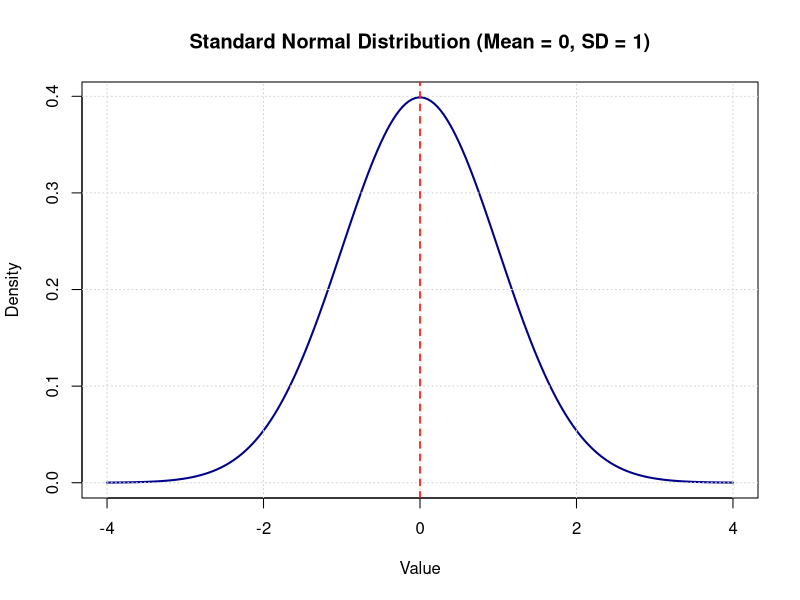

The R source for this figure:
## ---- chunk 1
knitr::opts_chunk$set(echo = TRUE, warning=FALSE, message=FALSE)
## ---- chunk 2
# Examples of built-in functions
sum(c(1, 2, 3, 4, 5))      # Returns 15
mean(c(10, 20, 30, 40))     # Returns 25
sqrt(16)                    # Returns 4
round(3.14159, digits = 2)  # Returns 3.14
## ---- chunk 3
# Generate normal curve
x <- seq(-4, 4, length.out = 200)
y <- dnorm(x, mean = 0, sd = 1)

plot(x, y, type = "l", lwd = 2, col = "darkblue",
     xlab = "Value", ylab = "Density",
     main = "Standard Normal Distribution (Mean = 0, SD = 1)",
     axes = TRUE)
grid(col = "lightgray", lty = 3)
abline(v = 0, col = "red", lty = 2, lwd = 1.5)
## ---- chunk 4
# Define a function that prints a greeting
say_hello <- function(name) {
    message <- paste("Hello,", name, "!")
    print(message)
}

# Call the function
say_hello("Alice")
say_hello("Bob")
## ---- chunk 5
# Function that adds 10 to any number
add_ten <- function(number) {
    number + 10  # This is the last expression, so it's returned
}

result <- add_ten(5)
result
## ---- chunk 6
# Explicit return
add_twenty <- function(number) {
    return(number + 20)  # Explicitly return
    number + 10  # This line never runs!
}

add_twenty(5)
## ---- chunk 7
# Early return example
check_positive <- function(x) {
    if (x <= 0) {
        return("Number is not positive")
    }
    # This only runs if x > 0
    return(sqrt(x))
}

check_positive(-5)
check_positive(16)
## ---- chunk 8
# Function with two required arguments
multiply <- function(a, b) {
    return(a * b)
}

multiply(4, 5)  # Returns 20
# multiply(4)   # Error: argument "b" is missing
## ---- chunk 9
# Function with default argument
greet <- function(name, greeting = "Hello") {
    return(paste(greeting, name, "!"))
}

greet("Alice")              # Uses default "Hello"
greet("Bob", "Hi")          # Overrides default
greet("Charlie", "Good morning")
## ---- chunk 10
# Arguments matched by position
power <- function(base, exponent) {
    return(base ^ exponent)
}

power(2, 3)  # 2^3 = 8
power(3, 2)  # 3^2 = 9 (different result!)
## ---- chunk 11
# Named arguments - order doesn't matter
power(exponent = 3, base = 2)  # Same as power(2, 3)
power(base = 5, exponent = 2)  # 5^2 = 25
## ---- chunk 12
# Mix positional and named
power(2, exponent = 4)  # 2^4 = 16
# power(base = 2, 4)   # Error: positional after named!
## ---- chunk 13
# Function that sums any number of arguments
sum_all <- function(...) {
    args <- list(...)  # Convert ... to a list
    total <- 0
    for (value in args) {
        total <- total + value
    }
    return(total)
}

sum_all(1, 2, 3)           # Returns 6
sum_all(10, 20, 30, 40)    # Returns 100
sum_all(5)                 # Returns 5
## ---- chunk 14
# Function to find the maximum of any number of arguments
max_of_all <- function(...) {
    args <- list(...)
    current_max <- args[[1]]
    for (value in args) {
        if (value > current_max) {
            current_max <- value
        }
    }
    return(current_max)
}

max_of_all(3, 7, 2, 9, 1)  # Returns 9
## ---- chunk 15
# Wrapper function that adds logging to sum()
logged_sum <- function(...) {
    cat("Calculating sum of", length(list(...)), "numbers\n")
    return(sum(...))  # Pass all ... arguments to sum()
}

logged_sum(1, 2, 3, 4, 5)
## ---- chunk 16
# Wrapper for round() with custom message
smart_round <- function(x, ...) {
    cat("Rounding", x, "\n")
    return(round(x, ...))
}

smart_round(3.14159, digits = 2)
## ---- chunk 17
my_function <- function(x) {
    local_var <- x * 2  # Local variable
    return(local_var)
}

result <- my_function(5)
print(result)
# print(local_var)  # Error: object 'local_var' not found
## ---- chunk 18
global_message <- "Hello from global!"

show_message <- function() {
    print(global_message)  # Can access global variable
}

show_message()
## ---- chunk 19
f_to_c <- function(fahrenheit, round_digits = 1) {
    ##########
    # Convert Fahrenheit to Celsius
    # Args:
      # fahrenheit: Temperature in Fahrenheit
      # round_digits: Number of decimal places (default = 1)
    # Returns:
      # Temperature in Celsius
    ##########
    celsius <- (fahrenheit - 32) * 5/9
  return(round(celsius, round_digits))
}

# Convert Celsius to Fahrenheit
c_to_f <- function(celsius, round_digits = 1) {
  ########## 
  # Convert Celsius to Fahrenheit
  # Args:
    # celsius: Temperature in Celsius
    # round_digits: Number of decimal places (default = 1)
  # Returns:
  # Temperature in Fahrenheit
  ##########  
  fahrenheit <- (celsius * 9/5) + 32
  return(round(fahrenheit, round_digits))
}

# Test the functions
f_to_c(98.6)          # Body temperature: 37.0°C
c_to_f(37)            # 98.6°F
f_to_c(32)            # Freezing point: 0°C
c_to_f(0)             # Freezing point: 32°F
## ---- chunk 20
# Calculate several statistics at once
describe_vector <- function(x) {
  ##########
  # Calculate common statistics for a numeric vector
  # Args: x: Numeric vector
  # Returns: List containing mean, median, sd, min, max, and length
  ##########
    result <- list(
        length = length(x),
        mean = mean(x, na.rm = TRUE),
        median = median(x, na.rm = TRUE),
        sd = sd(x, na.rm = TRUE),
        min = min(x, na.rm = TRUE),
        max = max(x, na.rm = TRUE)
    )
    return(result)
}

# Test the function
test_scores <- c(85, 92, 78, 90, 88, 95, 82, 87)
describe_vector(test_scores)
## ---- chunk 21
# Convert numeric score to letter grade
letter_grade <- function(score) {
  ##########
    # Convert a numeric score to a letter grade
    # Args: score: Numeric score (0-100)
    # Returns: Character letter grade (A, B, C, D, or F)
  ##########
    if (score >= 90) {
        return("A")
    } else if (score >= 80) {
        return("B")
    } else if (score >= 70) {
        return("C")
    } else if (score >= 60) {
        return("D")
    } else {
        return("F")
    }
}

# Calculate class statistics
class_statistics <- function(grades) {
##########
    # Calculate statistics and grade distribution
    # Args: grades: Numeric vector of grades
    # Returns: List with summary statistics and grade distribution
##########
    # Calculate grade distribution
    distribution <- table(sapply(grades, letter_grade))
    
    # Calculate numerical statistics
    stats <- list(
        average = mean(grades),
        highest = max(grades),
        lowest = min(grades),
        distribution = distribution
    )
    
    return(stats)
}

# Test with sample grades
sample_grades <- c(95, 82, 67, 78, 91, 88, 75, 92, 84, 70, 65, 98)
class_statistics(sample_grades)
## ---- chunk 22
# Wrong: function returns a value but it's not stored
add <- function(a, b) {
    return(a + b)
}
add(5, 3)  # Result printed but not saved

# Correct: store the result
result <- add(5, 3)
print(result)
## ---- chunk 23
# Dangerous: modifies global variable
counter <- 0
bad_function <- function() {
    counter <- counter + 1  # Creates LOCAL counter!
    return(counter)
}
bad_function()  # Returns 1
print(counter)  # Still 0 (global unchanged)

# Better: pass as argument
good_function <- function(counter) {
    return(counter + 1)
}
counter <- good_function(counter)
## ---- chunk 24
# This works but is inefficient
check_value_slow <- function(x) {
    if (x < 0) {
        result <- "Negative"
    } else if (x == 0) {
        result <- "Zero"
    } else {
        result <- "Positive"
    }
    return(result)
}

# Better: return early
check_value_fast <- function(x) {
    if (x < 0) return("Negative")
    if (x == 0) return("Zero")
    return("Positive")
}
## ---- chunk 25
# Function with defaults
calculate <- function(x = 10, y = 5, operation = "add") {
    if (operation == "add") {
        return(x + y)
    } else if (operation == "multiply") {
        return(x * y)
    }
}

calculate(3, 4, "multiply")  # 3 * 4 = 12
calculate(operation = "multiply")  # Uses defaults: 10 * 5 = 50
## ---- chunk 26
# Your code here:
## ---- chunk 27
square <- function(x) {
    return(x^2)
}

square(7)  # Returns 49
## ---- chunk 28
# Your code here:
## ---- chunk 29
discount_price <- function(price, discount_percent = 10) {
    discount_amount <- price * (discount_percent / 100)
    final_price <- price - discount_amount
    return(final_price)
}

discount_price(100)     # Returns 90 (10% discount)
discount_price(50, 20)  # Returns 40 (20% discount)
## ---- chunk 30
# Your code here:
## ---- chunk 31
divide_safely <- function(a, b) {
    if (b == 0) {
        return("Error: Division by zero!")
    }
    return(a / b)
}

divide_safely(10, 2)    # Returns 5
divide_safely(10, 0)    # Returns error message
## ---- chunk 32
# Your code here:
## ---- chunk 33
product <- function(...) {
    args <- list(...)
    if (length(args) == 0) {
        return(1)
    }
    result <- 1
    for (num in args) {
        result <- result * num
    }
    return(result)
}

product(2, 3, 4)    # Returns 24
product(5, 10)      # Returns 50
product()           # Returns 1
## ---- chunk 34
# Your code here:
## ---- chunk 35
bmi_category <- function(weight_kg, height_m) {
    bmi <- weight_kg / (height_m^2)
    bmi_rounded <- round(bmi, 1)
    
    if (bmi < 18.5) {
        category <- "Underweight"
    } else if (bmi < 25) {
        category <- "Normal"
    } else if (bmi < 30) {
        category <- "Overweight"
    } else {
        category <- "Obese"
    }
    
    return(paste("BMI:", bmi_rounded, "(", category, ")"))
}

bmi_category(70, 1.75)   # BMI: 22.9 (Normal)
bmi_category(95, 1.80)   # BMI: 29.3 (Overweight)
## ---- chunk 36
# Your code here:
## ---- chunk 37
number_properties <- function(numbers) {
    result <- list(
        sum = sum(numbers),
        mean = mean(numbers),
        even = numbers[numbers %% 2 == 0],
        odd = numbers[numbers %% 2 == 1],
        count = length(numbers)
    )
    return(result)
}

number_properties(1:10)
## ---- chunk 38
# Your code here:
## ---- chunk 39
first_even <- function(...) {
    args <- list(...)
    for (num in args) {
        if (num %% 2 == 0) {
            return(num)
        }
    }
    return("No even numbers")
}

first_even(1, 3, 5, 7, 8, 9)  # Returns 8
first_even(1, 3, 5, 7)        # Returns "No even numbers"
